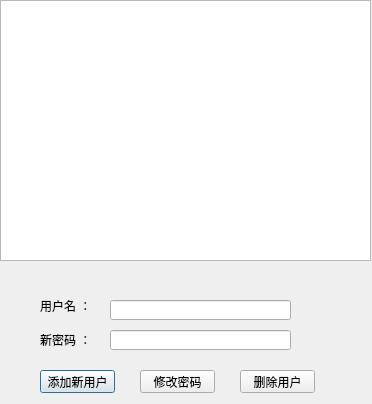
<?xml version="1.0" encoding="UTF-8"?>
<ui version="4.0">
 <class>UserManagement</class>
 <widget class="QDialog" name="UserManagement">
  <property name="geometry">
   <rect>
    <x>0</x>
    <y>0</y>
    <width>372</width>
    <height>404</height>
   </rect>
  </property>
  <property name="windowTitle">
   <string>Dialog</string>
  </property>
  <widget class="QTableView" name="tableView">
   <property name="geometry">
    <rect>
     <x>0</x>
     <y>0</y>
     <width>371</width>
     <height>261</height>
    </rect>
   </property>
  </widget>
  <widget class="QLabel" name="label">
   <property name="geometry">
    <rect>
     <x>40</x>
     <y>300</y>
     <width>54</width>
     <height>12</height>
    </rect>
   </property>
   <property name="text">
    <string>用户名 ：</string>
   </property>
  </widget>
  <widget class="QLabel" name="label_2">
   <property name="geometry">
    <rect>
     <x>40</x>
     <y>330</y>
     <width>51</width>
     <height>20</height>
    </rect>
   </property>
   <property name="text">
    <string>新密码 ：</string>
   </property>
  </widget>
  <widget class="QLineEdit" name="lineEdit_user">
   <property name="geometry">
    <rect>
     <x>110</x>
     <y>300</y>
     <width>181</width>
     <height>20</height>
    </rect>
   </property>
  </widget>
  <widget class="QLineEdit" name="lineEdit_psw">
   <property name="geometry">
    <rect>
     <x>110</x>
     <y>330</y>
     <width>181</width>
     <height>20</height>
    </rect>
   </property>
  </widget>
  <widget class="QPushButton" name="pushButton">
   <property name="geometry">
    <rect>
     <x>40</x>
     <y>370</y>
     <width>75</width>
     <height>23</height>
    </rect>
   </property>
   <property name="text">
    <string>添加新用户</string>
   </property>
  </widget>
  <widget class="QPushButton" name="pushButton_2">
   <property name="geometry">
    <rect>
     <x>140</x>
     <y>370</y>
     <width>75</width>
     <height>23</height>
    </rect>
   </property>
   <property name="text">
    <string>修改密码</string>
   </property>
  </widget>
  <widget class="QPushButton" name="pushButton_3">
   <property name="geometry">
    <rect>
     <x>240</x>
     <y>370</y>
     <width>75</width>
     <height>23</height>
    </rect>
   </property>
   <property name="text">
    <string>删除用户</string>
   </property>
  </widget>
 </widget>
 <resources/>
 <connections/>
</ui>
